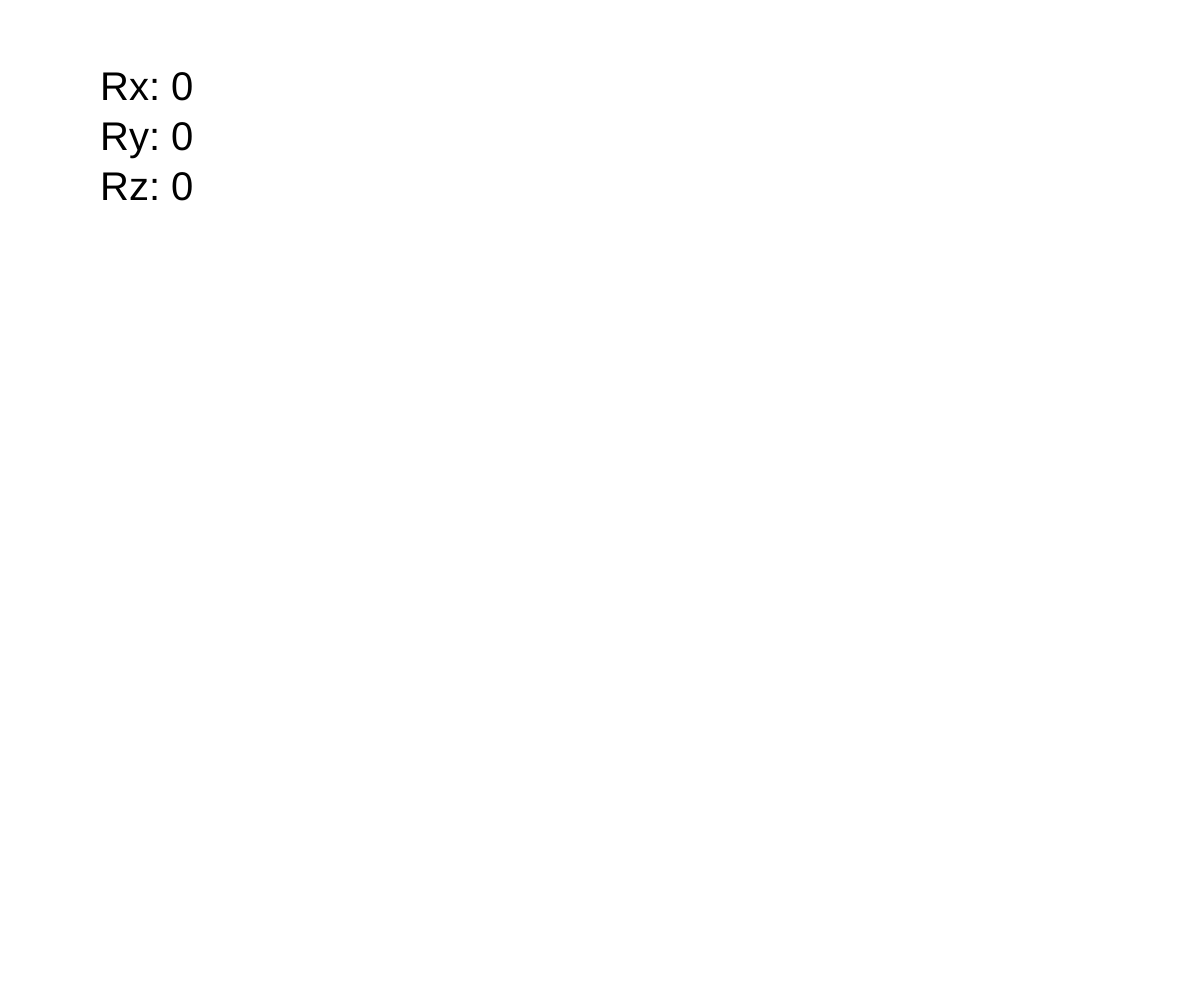
Frame 1 (no input)
Frame 60 (no input): identical to frame 1, image omitted
Frame 120 (the mouse pressed at the canvas centre since frame 60): identical to frame 1, image omitted

The p5.js sketch that drew this single still picture (run headless with seeded random() and noise() and a simulated clock; from frame 60 on, the mouse is pressed at the canvas centre):

// p5.js sketch
// ── sketch.js
function setup() {
 createCanvas(windowWidth,windowHeight); 
}

function draw() {
 background(255);
 textSize(40);
 text("Rx: " + rotationX, 100, 100);
 text("Ry: " + rotationY, 100, 150);
 text("Rz: " + rotationZ, 100, 200);
 
 //change
 
}
